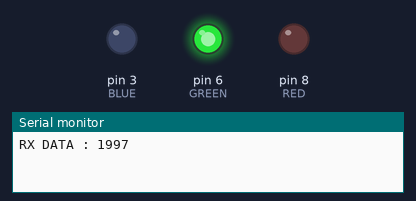
This sketch was run on a simulated Arduino Uno, built with avr-gcc and run on an emulated ATmega328P. On the bench: output pins drawn as LEDs (lit = HIGH), the last lines printed to the serial monitor.

Above: at 0.24 s.
At 1.23 s:
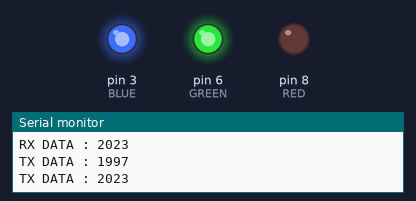
At 3.6 s:
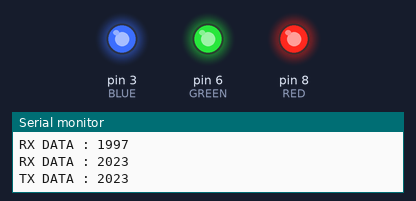
At 17.4 s:
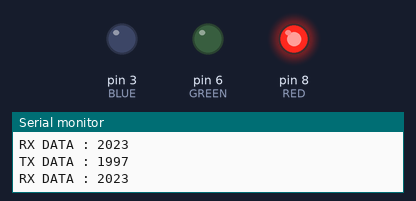
At 39.3 s:
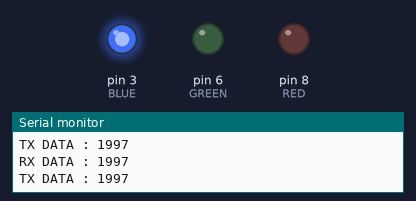
Timing chart, 0 to 40.0 s (numbered marks = the images above):
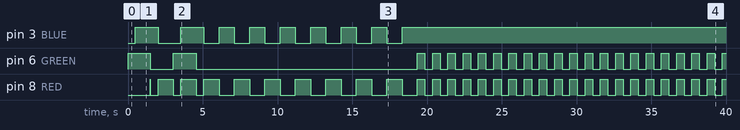

Measured:
- by itself, pin 3 (BLUE): goes HIGH 1.5 s, LOW 1.5 s, HIGH 1.5 s, 6 × (LOW 1.0 s, HIGH 1.0 s), LOW 1.0 s, then HIGH
- by itself, pin 6 (GREEN): goes HIGH 1.5 s, LOW 1.5 s, HIGH 1.5 s, LOW 14.8 s, 20 × (HIGH 0.51 s, LOW 0.51 s), then HIGH
- by itself, pin 8 (RED): goes HIGH 0.01 s, 3 × (LOW 0.51 s, HIGH 1.0 s), 6 × (LOW 1.0 s, HIGH 1.0 s), LOW 1.0 s, 20 × (HIGH 0.51 s, LOW 0.51 s), then HIGH

The sketch:

11_Queue_InterTasks_Communication.ino
```cpp
#include <Arduino_FreeRTOS.h>
#include "queue.h"

#define RED     8
#define GREEN   6
#define BLUE    3


QueueHandle_t birthYear;


const TickType_t _500msDelay = pdMS_TO_TICKS(500);


void setup() {
  // put your setup code here, to run once:
  Serial.begin(9600);
  birthYear = xQueueCreate(5, sizeof(uint32_t));

  //Tasks created to send the data to the Queue via TxTask function
  //Passing Argument to the TxTask fucntion as well
  xTaskCreate(TxTask, "Tx Task", 100, (void *)1997, 1, NULL);
  xTaskCreate(TxTask, "Tx Task", 100, (void *)2023, 1, NULL);

  //without adding delay this script wont work, as the RX task has 2nd priority which will always take the processor for granted!!!
  //and we can use normal delay or vTaskDelay(Ticks_TO_ms) delay function, just to make sure the processor gets some free time to process other Tasks!
  xTaskCreate(RxTask, "Rx Task", 100, NULL, 2, NULL);

  pinMode(RED, OUTPUT);
  pinMode(GREEN, OUTPUT);
  pinMode(BLUE, OUTPUT);

}


void TxTask(void *pvParameters){


  BaseType_t qTxStatus;

  uint32_t DataToQueue;
  DataToQueue = (uint32_t)pvParameters;

  while(1){

  qTxStatus = xQueueSend(birthYear, &DataToQueue, 0);
  if(qTxStatus){
    digitalWrite(RED, digitalRead(RED)^1);
    //delay(1000);
    vTaskDelay(_500msDelay);
    Serial.print("TX DATA : ");
    Serial.println(DataToQueue);
    }
  }
}


void RxTask(void *pvParameters){

  BaseType_t qRxStatus;
  const uint32_t DatafromQueue;
  const TickType_t _ms_xTickToWait = pdMS_TO_TICKS(100);
  while(1){
    qRxStatus = xQueueReceive(birthYear, &DatafromQueue, _ms_xTickToWait);
    if(qRxStatus){
      Serial.print("RX DATA : ");
      Serial.println(DatafromQueue);
      if(DatafromQueue == 1997){
      digitalWrite(GREEN, digitalRead(GREEN)^1);
      //delay(100);
      vTaskDelay(_500msDelay);

      }
      if(DatafromQueue == 2023){
      digitalWrite(BLUE, digitalRead(BLUE)^1);
      //delay(300);
      vTaskDelay((_500msDelay+_500msDelay));

      }
    }
  }
}

void loop() {
  // put your main code here, to run repeatedly:

}
```
